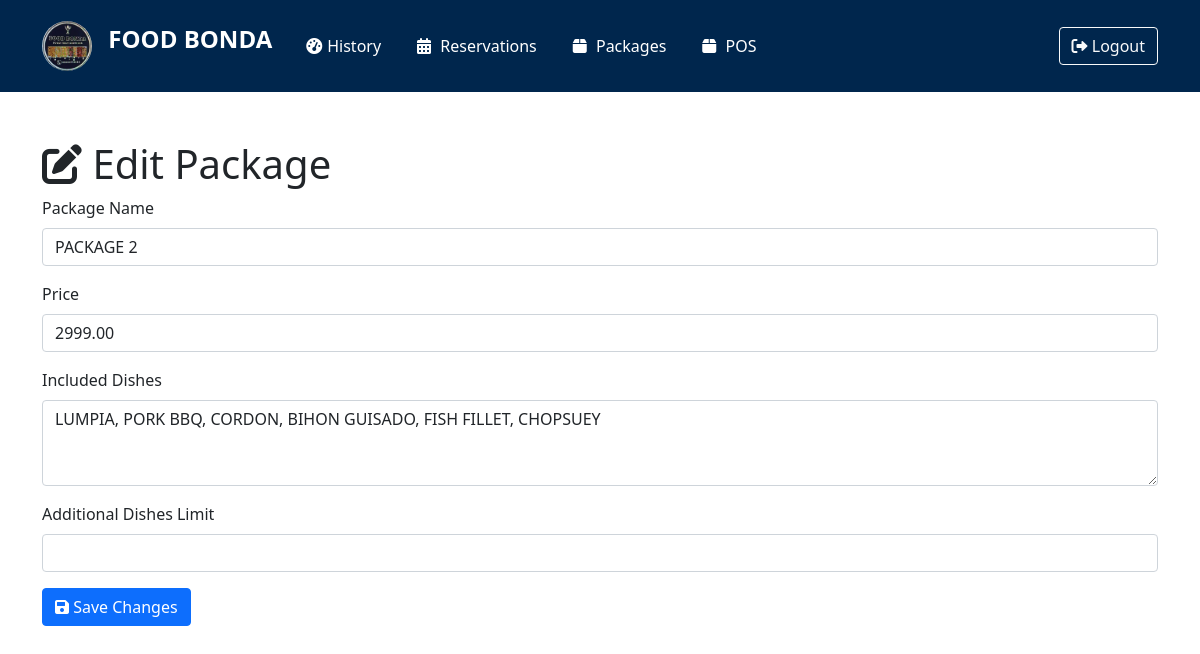
/owner/edit_package.php?id=2 (signed in), run on the app's committed database.
### tables this page shows
CREATE TABLE `packages` (
  `package_id` int NOT NULL,
  `package_name` varchar(255) NOT NULL,
  `price` decimal(10,2) NOT NULL,
  `included_dishes` text NOT NULL,
  `additional_dishes_limit` int DEFAULT NULL
);

### owner/edit_package.php (the view, shortened to what this page needs)
<?php
require_once '../db_conn.php';
$package_id = $_GET['id'];
if ($_SERVER['REQUEST_METHOD'] === 'POST') {
    $package_name = $_POST['package_name'];
    $price = $_POST['price'];
    $included_dishes = $_POST['included_dishes'];
    $additional_dishes_limit = $_POST['additional_dishes_limit'];
    $stmt = $conn->prepare('UPDATE packages SET package_name = ?, price = ?, included_dishes = ?, additional_dishes_limit = ? WHERE package_id = ?');
    $stmt->bind_param('sdsii', $package_name, $price, $included_dishes, $additional_dishes_limit, $package_id);
    if ($stmt->execute()) {
        $_SESSION['package_success'] = 'Package updated successfully.';
        header('Location: owner_packages.php');
        exit();
    } else {
        $_SESSION['package_error'] = 'Failed to update package.';
    }
} else {
    $stmt = $conn->prepare('SELECT * FROM packages WHERE package_id = ?');
    $stmt->bind_param('i', $package_id);
    $stmt->execute();
    $result = $stmt->get_result();
    $package = $result->fetch_assoc();
}
?>
<!DOCTYPE html>
<html lang="en">
<head>
    <link href="https://cdn.jsdelivr.net/npm/bootstrap@5.1.3/dist/css/bootstrap.min.css" rel="stylesheet">
    <link rel="stylesheet" href="https://cdnjs.cloudflare.com/ajax/libs/font-awesome/6.0.0/css/all.min.css">
    <link href="owner_dashboard.css" rel="stylesheet">
</head>
<body>
    <?php include 'owner_navbar.php'; ?>
    <div class="container mt-5">
        <h1><i class="fas fa-edit"></i> Edit Package</h1>
        <form action="edit_package.php?id=<?php echo $package_id; ?>" method="POST">
            <div class="mb-3">
                <label for="package_name" class="form-label">Package Name</label>
                <input type="text" class="form-control" id="package_name" name="package_name"
                    value="<?php echo htmlspecialchars($package['package_name']); ?>" required>
            </div>
            <div class="mb-3">
                <label for="price" class="form-label">Price</label>
                <input type="number" class="form-control" id="price" name="price" step="0.01"
                    value="<?php echo htmlspecialchars($package['price']); ?>" required>
            </div>
            <div class="mb-3">
                <label for="included_dishes" class="form-label">Included Dishes</label>
                <textarea class="form-control" id="included_dishes" name="included_dishes" rows="3" required><?php echo htmlspecialchars($package['included_dishes']); ?></textarea>
            </div>
            <div class="mb-3">
                <label for="additional_dishes_limit" class="form-label">Additional Dishes Limit</label>
                <input type="number" class="form-control" id="additional_dishes_limit" name="additional_dishes_limit"
                    value="<?php echo htmlspecialchars($package['additional_dishes_limit']); ?>">
            </div>
            <button type="submit" class="btn btn-primary"><i class="fas fa-save"></i> Save Changes</button>
        </form>
    </div>
</body>
</html>

### owner/owner_dashboard.css (style rules this page uses)
:root { --dark-blue: #00264d; --light-blue: #e8f1f8; --light-gray: #f8f9fa; --accent-blue: #0066cc; }
body { min-height: 100vh; display: flex; flex-direction: column; }

### data on the page
packages: package_name "PACKAGE 2", price "2999.00", included_dishes "LUMPIA, PORK BBQ, CORDON, BIHON GUISADO, FISH FILLET, CHOPSUEY"
